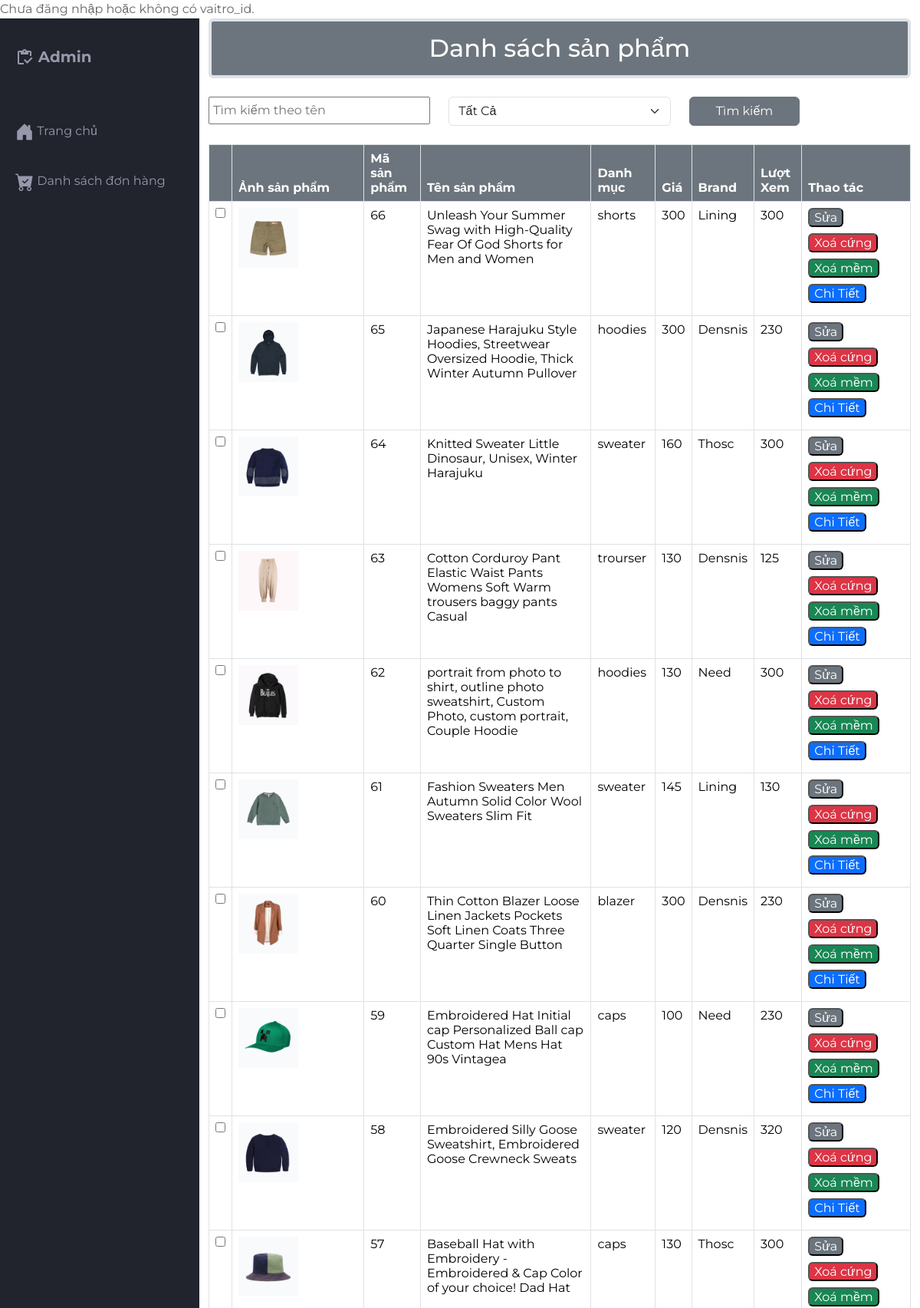
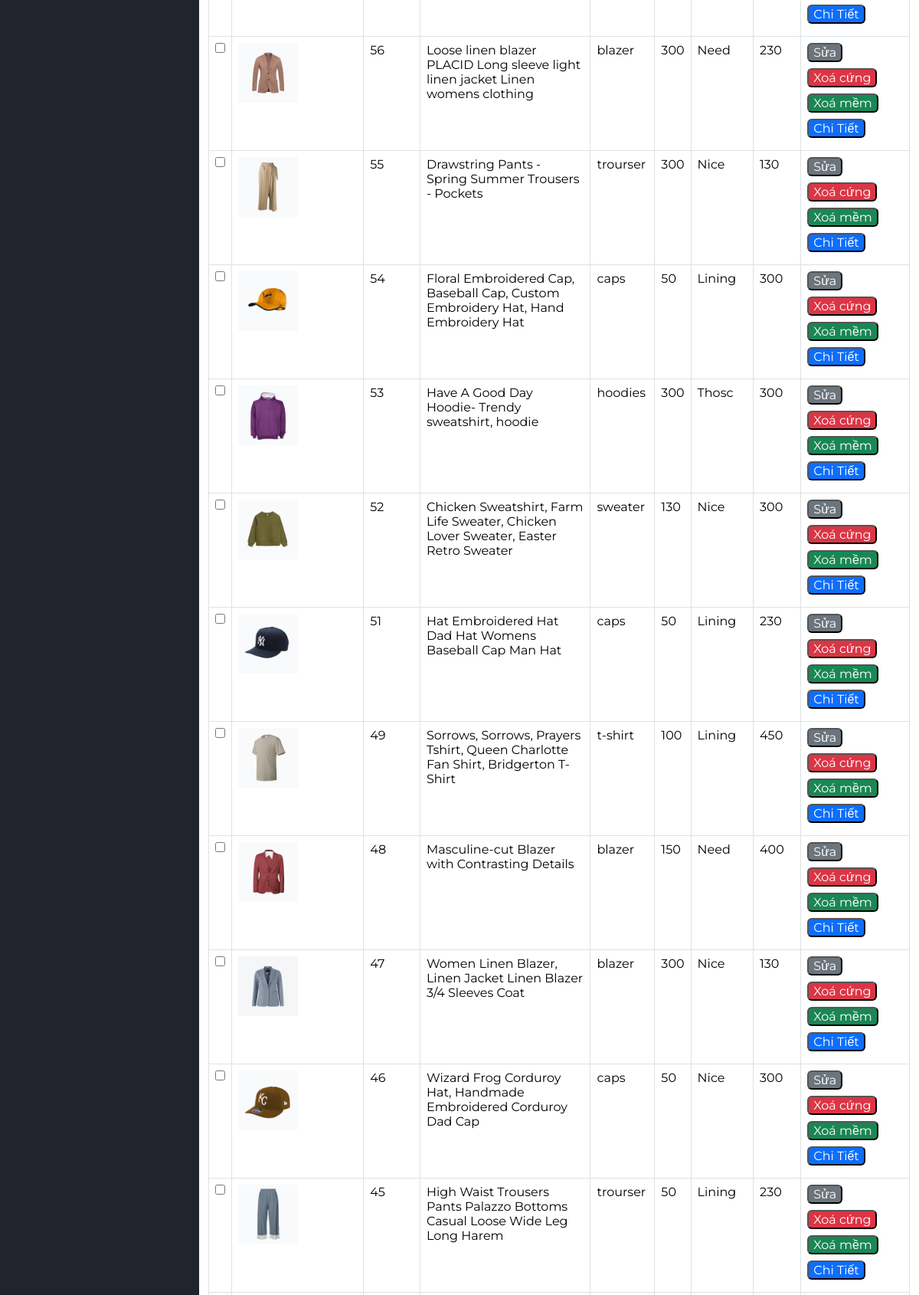
The app's page /src/Admin/indexadmin.php?act=pro (upper part) with its own data (2 pictures, top to bottom).
### tables this page shows
CREATE TABLE `products` (
  `pro_id` int(10) NOT NULL,
  `pro_name` varchar(255) NOT NULL,
  `pro_img` varchar(255) NOT NULL,
  `pro_price` float NOT NULL,
  `pro_desc` text NOT NULL,
  `pro_brand` varchar(55) NOT NULL,
  `pro_stock` int(11) NOT NULL,
  `cate_id` int(10) NOT NULL,
  `ncc_id` int(10) NOT NULL DEFAULT 1 COMMENT 'ID nhà cung cấp',
  `trangthai` int(1) NOT NULL,
  `pro_viewer` int(11) NOT NULL
);

CREATE TABLE `category` (
  `cate_id` int(10) NOT NULL,
  `cate_name` varchar(55) NOT NULL,
  `trangthai` int(1) NOT NULL
);

### src/app/model/connectdb.php (called while the page is built, shortened)
<?php
function get_connect(){
    try {
        $conn = new PDO("mysql:host=localhost;dbname=da1;charset=utf8","root","");
        $conn->setAttribute(PDO::ATTR_ERRMODE, PDO::ERRMODE_EXCEPTION);
        return $conn;
    } catch (\Throwable $th) {
        echo 'kết nối thất bại';
    }
}
function pdo_queryall($sql){
    $thamso = array_slice(func_get_args(),1);
    try {
        $conn = get_connect();
        $exe = $conn->prepare($sql);
        $exe->execute($thamso);
        $result = $exe->fetchAll();
        return $result;
    } catch (\Throwable $th) {
        echo 'Thao Tác Thất Bại.';
    }
    finally{
        unset($conn);
    }
}
function pdo_query_one($sql){
    $thamso = array_slice(func_get_args(),1);
    try {
        $conn = get_connect();
        $exe = $conn->prepare($sql);
        $exe->execute($thamso);
        $result = $exe->fetch();
        return $result;
    } catch (\Throwable $th) {
        echo 'Thao Tác Thất Bại';
    }
    finally{
        unset($conn);
    }
}
?>

### src/app/model/product.php (called while the page is built, shortened)
<?php
function queryallpro($key,$idcate){
    $sql = "select * from products where trangthai = 0";
    $sql.= " order by pro_id desc";
     $result = pdo_queryall($sql);
     return $result;
}
?>

### src/app/model/cate.php (called while the page is built, shortened)
<?php
    function query_onecate($id){
        $sql = "Select * from category where cate_id = $id";
        $result = pdo_query_one($sql);
        return $result;
    }
?>

### src/Admin/sanpham/listproduct.php (the view, shortened to what this page needs)
<div class="container">
  <h2 class="border border-4 mb-4 text-bg-secondary p-3 text-center rounded">Danh sách sản phẩm</h2>
  <form action="indexadmin.php?act=search" method="post">
    <div class="row">
      <div class="col-sm-4">
        <input class="w-100 p-1" type="text" placeholder="Tìm kiếm theo tên" name="search_name">
      </div>
      <div class="col-sm-4">
        <select class="form-select" name="search_cate">
          <option value="0">Tất Cả</option>
        </select>
      </div>
      <div class="col-sm-4">
        <button type="submit" name='searchprocate' class="btn btn-secondary w-50">Tìm kiếm</button>
      </div>
    </div>
  </form>
  <div class="table-responsive mt-4">
    <table class="table table-bordered">
      <thead>
        <tr>
          <Th class="text-bg-secondary"></Th>
          <th class="text-bg-secondary">Ảnh sản phẩm</th>
          <th class="text-bg-secondary">Mã sản phẩm</th>
          <th class="text-bg-secondary">Tên sản phẩm</th>
          <Th class="text-bg-secondary">Danh mục</Th>
          <Th class="text-bg-secondary">Giá</Th>
          <Th class="text-bg-secondary">Brand</Th>
          <Th class="text-bg-secondary">Lượt Xem</Th>
          <Th class="text-bg-secondary">Thao tác</Th>
        </tr>
      </thead>
      <?php
     if(isset($_POST['searchprocate'])){
      $search_name = $_POST['search_name'];
      $search_cate = $_POST['search_cate'];
      $result_pro = queryallpro($search_name,$search_cate);
      if(empty($result_pro)){
          echo "Danh Mục Này Chưa Có Sản Phẩm Xin Mời Bạn Thực Hiện Tùy Chọn Khác";
      }
    }
    else{
      $result_pro = queryallpro('',0);
    }
        foreach($result_pro as $product){
          extract($product);
        $result_cateone = query_onecate($cate_id);
      ?>
      <tbody>
        <tr>
          <td><input type="checkbox" name="checkbox" id=""></td>
          <td><img src="./sanpham/img/<?php echo $pro_img?>" class="w-50 mg-thumbnail h-50" alt=""></td>
          <td><?php echo $pro_id?></td>
          <td><?php echo $pro_name?></td>
          <td><?php echo $result_cateone['cate_name']?></td>
          <td><?php echo $pro_price?></td>
          <td><?php echo $pro_brand?></td>
          <td><?php echo $pro_stock?></td>
          <td>
            <a href="indexadmin.php?act=suapro&pro_idsua=<?php echo $pro_id?>" class="mb-2"><input class="mb-2 text-bg-secondary rounded" type="button" name="" value="Sửa" id=""></a>
            <a href="indexadmin.php?act=delpro&pro_idxoa=<?php echo $pro_id?>"><input type="button" name="" class="mb-2 text-bg-danger rounded" value="Xoá cứng" onclick="return confirm('Bạn có chắc muốn xoá ?')" id=""></a>
            <a href="indexadmin.php?act=soft_delpro&pro_idxoa=<?php echo $pro_id?>"><input type="button" name="" class="mb-2 text-bg-success rounded" value="Xoá mềm" onclick="return confirm('Bạn có chắc muốn xoá ?')" id=""></a>
            <a href="indexadmin.php?act=chitietadmin&pro_id=<?php echo $pro_id?>"><input type="button" class="mb-2 text-bg-primary rounded" name="" value="Chi Tiết" id=""></a>
          </td>
        </tr>
      </tbody>
      <?php
        }
      ?>
    </table>
  </div>
</div>

### src/Admin/css/styles.css (style rules this page uses)
body { margin: 0; padding: 0; box-sizing: border-box; background-color: #e6e8ed; color: #666666; font-family: "Montserrat", sans-serif; }

### records on screen
products: pro_img (picture), pro_id "66", pro_name "Unleash Your Summer Swag with High-Quality Fear Of God Shorts for Men and Women", cate.cate_name "shorts", pro_price "300", pro_brand "Lining", pro_stock "300"
products: pro_img (picture), pro_id "65", pro_name "Japanese Harajuku Style Hoodies, Streetwear Oversized Hoodie, Thick Winter Autumn Pullover", cate.cate_name "hoodies", pro_price "300", pro_brand "Densnis", pro_stock "230"
products: pro_img (picture), pro_id "64", pro_name "Knitted Sweater Little Dinosaur, Unisex, Winter Harajuku", cate.cate_name "sweater", pro_price "160", pro_brand "Thosc", pro_stock "300"
products: pro_img (picture), pro_id "63", pro_name "Cotton Corduroy Pant Elastic Waist Pants Womens Soft Warm trousers baggy pants Casual", cate.cate_name "trourser", pro_price "130", pro_brand "Densnis", pro_stock "125"
products: pro_img (picture), pro_id "62", pro_name "portrait from photo to shirt, outline photo sweatshirt, Custom Photo, custom portrait, Couple Hoodie", cate.cate_name "hoodies", pro_price "130", pro_brand "Need", pro_stock "300"
products: pro_img (picture), pro_id "61", pro_name "Fashion Sweaters Men Autumn Solid Color Wool Sweaters Slim Fit", cate.cate_name "sweater", pro_price "145", pro_brand "Lining", pro_stock "130"
products: pro_img (picture), pro_id "60", pro_name "Thin Cotton Blazer Loose Linen Jackets Pockets Soft Linen Coats Three Quarter Single Button", cate.cate_name "blazer", pro_price "300", pro_brand "Densnis", pro_stock "230"
products: pro_img (picture), pro_id "59", pro_name "Embroidered Hat Initial cap Personalized Ball cap Custom Hat Mens Hat 90s Vintagea", cate.cate_name "caps", pro_price "100", pro_brand "Need", pro_stock "230"
products: pro_img (picture), pro_id "58", pro_name "Embroidered Silly Goose Sweatshirt, Embroidered Goose Crewneck Sweats", cate.cate_name "sweater", pro_price "120", pro_brand "Densnis", pro_stock "320"
products: pro_img (picture), pro_id "57", pro_name "Baseball Hat with Embroidery - Embroidered & Cap Color of your choice! Dad Hat", cate.cate_name "caps", pro_price "130", pro_brand "Thosc", pro_stock "300"
products: pro_img (picture), pro_id "56", pro_name "Loose linen blazer PLACID Long sleeve light linen jacket Linen womens clothing", cate.cate_name "blazer", pro_price "300", pro_brand "Need", pro_stock "230"
products: pro_img (picture), pro_id "55", pro_name "Drawstring Pants - Spring Summer Trousers - Pockets", cate.cate_name "trourser", pro_price "300", pro_brand "Nice", pro_stock "130"
products: pro_img (picture), pro_id "54", pro_name "Floral Embroidered Cap, Baseball Cap, Custom Embroidery Hat, Hand Embroidery Hat", cate.cate_name "caps", pro_price "50", pro_brand "Lining", pro_stock "300"
products: pro_img (picture), pro_id "53", pro_name "Have A Good Day Hoodie- Trendy sweatshirt, hoodie", cate.cate_name "hoodies", pro_price "300", pro_brand "Thosc", pro_stock "300"
products: pro_img (picture), pro_id "52", pro_name "Chicken Sweatshirt, Farm Life Sweater, Chicken Lover Sweater, Easter Retro Sweater", cate.cate_name "sweater", pro_price "130", pro_brand "Nice", pro_stock "300"
products: pro_img (picture), pro_id "51", pro_name "Hat Embroidered Hat Dad Hat Womens Baseball Cap Man Hat", cate.cate_name "caps", pro_price "50", pro_brand "Lining", pro_stock "230"
products: pro_img (picture), pro_id "49", pro_name "Sorrows, Sorrows, Prayers Tshirt, Queen Charlotte Fan Shirt, Bridgerton T-Shirt", cate.cate_name "t-shirt", pro_price "100", pro_brand "Lining", pro_stock "450"
products: pro_img (picture), pro_id "48", pro_name "Masculine-cut Blazer with Contrasting Details", cate.cate_name "blazer", pro_price "150", pro_brand "Need", pro_stock "400"
products: pro_img (picture), pro_id "47", pro_name "Women Linen Blazer, Linen Jacket Linen Blazer 3/4 Sleeves Coat", cate.cate_name "blazer", pro_price "300", pro_brand "Nice", pro_stock "130"
products: pro_img (picture), pro_id "46", pro_name "Wizard Frog Corduroy Hat, Handmade Embroidered Corduroy Dad Cap", cate.cate_name "caps", pro_price "50", pro_brand "Nice", pro_stock "300"
products: pro_img (picture), pro_id "45", pro_name "High Waist Trousers Pants Palazzo Bottoms Casual Loose Wide Leg Long Harem", cate.cate_name "trourser", pro_price "50", pro_brand "Lining", pro_stock "230"
